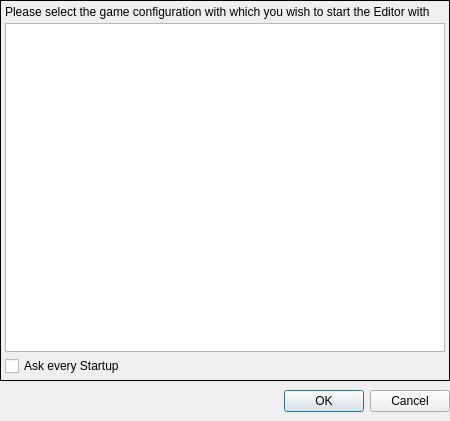
<?xml version="1.0" encoding="UTF-8"?>
<ui version="4.0">
 <class>ConfigManager</class>
 <widget class="QDialog" name="ConfigManager">
  <property name="geometry">
   <rect>
    <x>0</x>
    <y>0</y>
    <width>450</width>
    <height>421</height>
   </rect>
  </property>
  <property name="windowTitle">
   <string>Configuration Manager</string>
  </property>
  <property name="windowIcon">
   <iconset resource="../../_resources/editor.qrc">
    <normaloff>:/cat_builder.ico</normaloff>:/cat_builder.ico</iconset>
  </property>
  <property name="autoFillBackground">
   <bool>true</bool>
  </property>
  <layout class="QGridLayout" name="gridLayout">
   <property name="leftMargin">
    <number>0</number>
   </property>
   <property name="topMargin">
    <number>0</number>
   </property>
   <property name="rightMargin">
    <number>0</number>
   </property>
   <property name="bottomMargin">
    <number>9</number>
   </property>
   <property name="horizontalSpacing">
    <number>5</number>
   </property>
   <property name="verticalSpacing">
    <number>9</number>
   </property>
   <item row="1" column="0">
    <widget class="QDialogButtonBox" name="buttonBox">
     <property name="orientation">
      <enum>Qt::Horizontal</enum>
     </property>
     <property name="standardButtons">
      <set>QDialogButtonBox::Cancel|QDialogButtonBox::Ok</set>
     </property>
    </widget>
   </item>
   <item row="0" column="0">
    <widget class="QFrame" name="frame">
     <property name="autoFillBackground">
      <bool>true</bool>
     </property>
     <property name="frameShape">
      <enum>QFrame::Box</enum>
     </property>
     <property name="frameShadow">
      <enum>QFrame::Plain</enum>
     </property>
     <layout class="QVBoxLayout" name="verticalLayout">
      <property name="spacing">
       <number>4</number>
      </property>
      <property name="leftMargin">
       <number>4</number>
      </property>
      <property name="topMargin">
       <number>4</number>
      </property>
      <property name="rightMargin">
       <number>4</number>
      </property>
      <property name="bottomMargin">
       <number>4</number>
      </property>
      <item>
       <widget class="QLabel" name="label">
        <property name="text">
         <string>Please select the game configuration with which you wish to start the Editor with </string>
        </property>
        <property name="alignment">
         <set>Qt::AlignLeading|Qt::AlignLeft|Qt::AlignTop</set>
        </property>
        <property name="wordWrap">
         <bool>true</bool>
        </property>
       </widget>
      </item>
      <item>
       <widget class="QListWidget" name="configList">
        <property name="alternatingRowColors">
         <bool>true</bool>
        </property>
        <property name="iconSize">
         <size>
          <width>70</width>
          <height>40</height>
         </size>
        </property>
        <property name="spacing">
         <number>3</number>
        </property>
       </widget>
      </item>
      <item>
       <widget class="QCheckBox" name="AskAgain">
        <property name="text">
         <string>Ask every Startup</string>
        </property>
       </widget>
      </item>
     </layout>
    </widget>
   </item>
  </layout>
 </widget>
 <resources>
  <include location="../../_resources/editor.qrc"/>
 </resources>
 <connections>
  <connection>
   <sender>buttonBox</sender>
   <signal>rejected()</signal>
   <receiver>ConfigManager</receiver>
   <slot>reject()</slot>
   <hints>
    <hint type="sourcelabel">
     <x>316</x>
     <y>260</y>
    </hint>
    <hint type="destinationlabel">
     <x>286</x>
     <y>274</y>
    </hint>
   </hints>
  </connection>
 </connections>
</ui>
